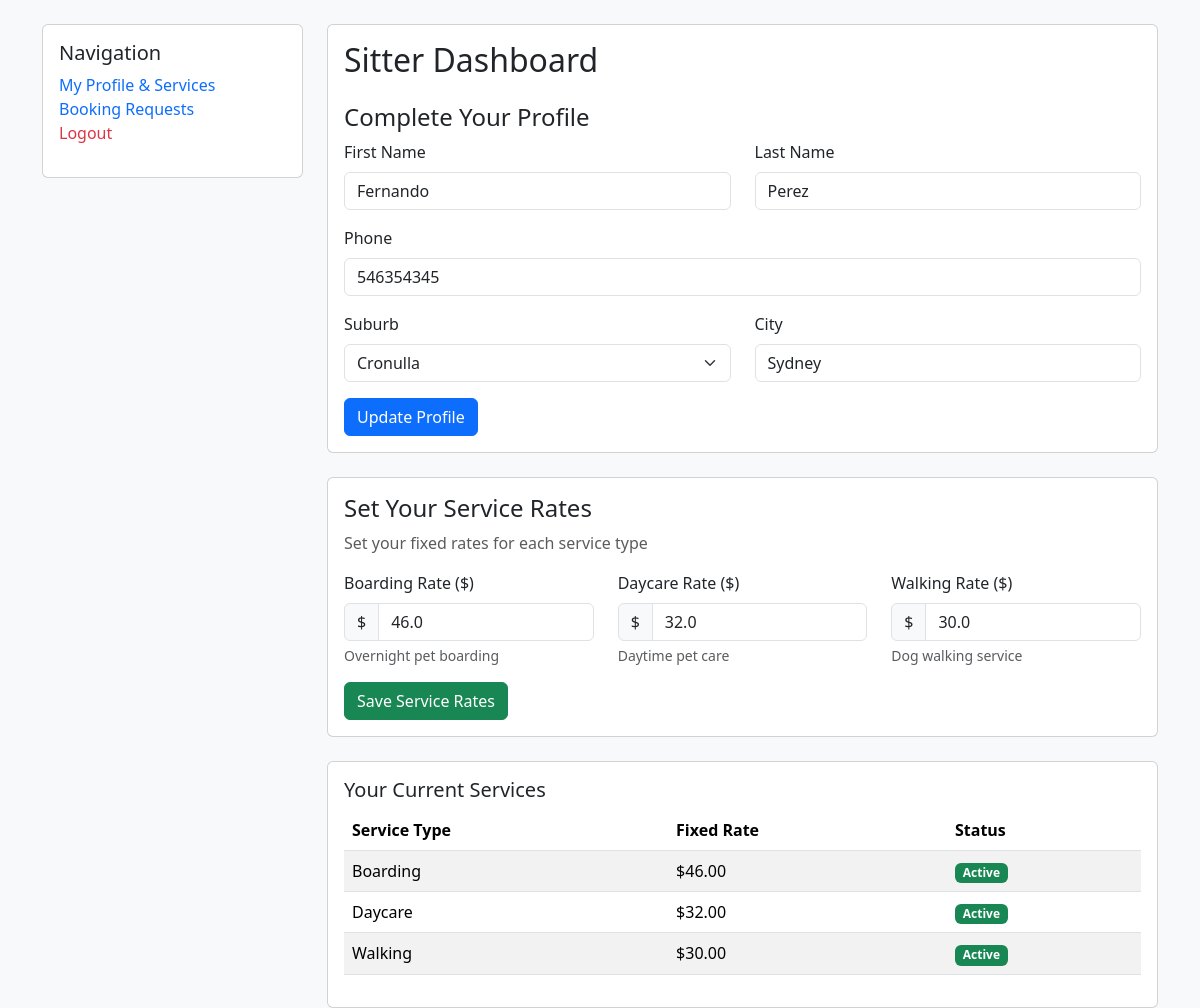
The page /sitter-dashboard (signed in) on the database its author committed.
### database.py (models this page shows, shortened)
class User(db.Model):
    id = db.Column(db.Integer, primary_key=True)
    email = db.Column(db.String(255), unique=True, nullable=False)
    password = db.Column(db.String(255), nullable=False)
    role = db.Column(db.Enum(Role), nullable=False, default=Role.customer)
    created_at = db.Column(db.DateTime, default=datetime.utcnow)
    first_name = db.Column(db.String(100))
    last_name = db.Column(db.String(100))
    phone = db.Column(db.String(20))
    city = db.Column(db.String(100))
    suburb = db.Column(db.String(100))
    created_at = db.Column(db.DateTime, default=datetime.utcnow)
    sitter_services = db.relationship('SitterService', backref='sitter', lazy=True)
    owner_bookings = db.relationship('Booking', foreign_keys='Booking.owner_id', backref='owner', lazy=True)
    sitter_bookings = db.relationship('Booking', foreign_keys='Booking.sitter_id', backref='sitter', lazy=True)

class SitterService(db.Model):
    id = db.Column(db.Integer, primary_key=True)
    sitter_id = db.Column(db.Integer, db.ForeignKey('user.id'), nullable=False)
    service_type = db.Column(db.Enum(ServiceType), nullable=False)
    fixed_rate = db.Column(db.Float, nullable=False)  # Fixed price for this service
    description = db.Column(db.Text)
    is_active = db.Column(db.Boolean, default=True)
    created_at = db.Column(db.DateTime, default=datetime.utcnow)
    updated_at = db.Column(db.DateTime, default=datetime.utcnow, onupdate=datetime.utcnow)
    bookings = db.relationship('Booking', backref='service', lazy=True)

### main.py (the view, shortened to what this page needs)
@app.route("/sitter-dashboard", methods=["GET", "POST"])
def sitter_dashboard():
    user = User.query.filter_by(email=session.get('user_email')).first()
    services = SitterService.query.filter_by(sitter_id=user.id).all()
    return render_template("sitter_dashboard.html", user=user, services=services, suburbs=SYDNEY_SUBURBS)

### templates/sitter_dashboard.html (shortened to what this page needs)
<!DOCTYPE html>
<html lang="en">
<head>
    <link href="https://cdn.jsdelivr.net/npm/bootstrap@5.3.2/dist/css/bootstrap.min.css" rel="stylesheet">
</head>
<body class="bg-light">
    <div class="container mt-4">
        <div class="row">
            <div class="col-md-3">
                <div class="card">
                    <div class="card-body">
                        <h5 class="card-title">Navigation</h5>
                        <ul class="list-unstyled">
                            <li><a href="{{ url_for('sitter_dashboard') }}" class="text-decoration-none">My Profile & Services</a></li>
                            <li><a href="{{ url_for('sitter_inbox') }}" class="text-decoration-none">Booking Requests</a></li>
                            <li><a href="{{ url_for('login') }}" class="text-decoration-none text-danger">Logout</a></li>
                        </ul>
                    </div>
                </div>
            </div>
            <div class="col-md-9">
                <div class="card mb-4">
                    <div class="card-body">
                        <h2 class="card-title">Sitter Dashboard</h2>
                        <h4 class="mt-4">Complete Your Profile</h4>
                        <form method="POST">
                            <div class="row">
                                <div class="col-md-6 mb-3">
                                    <label for="first_name" class="form-label">First Name</label>
                                    <input type="text" name="first_name" id="first_name" class="form-control"
                                           value="{{ user.first_name or '' }}" required>
                                </div>
                                <div class="col-md-6 mb-3">
                                    <label for="last_name" class="form-label">Last Name</label>
                                    <input type="text" name="last_name" id="last_name" class="form-control"
                                           value="{{ user.last_name or '' }}" required>
                                </div>
                            </div>
                            <div class="mb-3">
                                <label for="phone" class="form-label">Phone</label>
                                <input type="tel" name="phone" id="phone" class="form-control"
                                       value="{{ user.phone or '' }}" required>
                            </div>
                            <div class="row">
                                <div class="col-md-6 mb-3">
                                <label for="suburb" class="form-label">Suburb</label>
                                    <select name="suburb" id="suburb" class="form-select" required>
                                        {% for suburb in suburbs %}
                                            <option value="{{ suburb }}" {% if user.suburb == suburb %}selected{% endif %}>{{ suburb }}</option>
                                        {% endfor %}
                                    </select>
                            </div>
                                <div class="col-md-6 mb-3">
                                    <label for="city" class="form-label">City</label>
                                    <input type="text" name="city" id="city" class="form-control"
                                           value="{{ user.city or 'Sydney' }}" required>
                                </div>
                            </div>
                            <button type="submit" class="btn btn-primary">Update Profile</button>
                        </form>
                    </div>
                </div>
                <div class="card">
                    <div class="card-body">
                        <h4 class="card-title">Set Your Service Rates</h4>
                        <p class="text-muted">Set your fixed rates for each service type</p>
                        <form method="POST">
                            <div class="row">
                                <div class="col-md-4 mb-3">
                                    <label for="boarding_rate" class="form-label">Boarding Rate ($)</label>
                                    <div class="input-group">
                                        <span class="input-group-text">$</span>
                                        <input type="number" name="boarding_rate" id="boarding_rate"
                                               class="form-control" min="0" step="0.01"
                                               value="{{ services[0].fixed_rate if services and services[0].service_type.value == 'boarding' else '' }}"
                                               placeholder="50.00" required>
                                    </div>
                                    <div class="form-text">Overnight pet boarding</div>
                                </div>
                                <div class="col-md-4 mb-3">
                                    <label for="daycare_rate" class="form-label">Daycare Rate ($)</label>
                                    <div class="input-group">
                                        <span class="input-group-text">$</span>
                                        <input type="number" name="daycare_rate" id="daycare_rate"
                                               class="form-control" min="0" step="0.01"
                                               value="{{ services[1].fixed_rate if services and services[1].service_type.value == 'daycare' else '' }}"
                                               placeholder="35.00" required>
                                    </div>
                                    <div class="form-text">Daytime pet care</div>
                                </div>
                                <div class="col-md-4 mb-3">
                                    <label for="walking_rate" class="form-label">Walking Rate ($)</label>
                                    <div class="input-group">
                                        <span class="input-group-text">$</span>
                                        <input type="number" name="walking_rate" id="walking_rate"
                                               class="form-control" min="0" step="0.01"
                                               value="{{ services[2].fixed_rate if services and services[2].service_type.value == 'walking' else '' }}"
                                               placeholder="25.00" required>
                                    </div>
                                    <div class="form-text">Dog walking service</div>
                                </div>
                            </div>
                            <button type="submit" class="btn btn-success">Save Service Rates</button>
                        </form>
                    </div>
                </div>
                {% if services %}
                <div class="card mt-4">
                    <div class="card-body">
                        <h5 class="card-title">Your Current Services</h5>
                        <div class="table-responsive">
                            <table class="table table-striped">
                                <thead>
                                    <tr>
                                        <th>Service Type</th>
                                        <th>Fixed Rate</th>
                                        <th>Status</th>
                                    </tr>
                                </thead>
                                <tbody>
                                    {% for service in services %}
                                    <tr>
                                        <td>{{ service.service_type.value.title() }}</td>
                                        <td>${{ "%.2f"|format(service.fixed_rate) }}</td>
                                        <td>
                                            <span class="badge bg-{{ 'success' if service.is_active else 'secondary' }}">
                                                {{ 'Active' if service.is_active else 'Inactive' }}
                                            </span>
                                        </td>
                                    </tr>
                                    {% endfor %}
                                </tbody>
                            </table>
                        </div>
                    </div>
                </div>
                {% endif %}
            </div>
        </div>
    </div>
</body>
</html>

### rows shown on the page
User: first_name "Fernando", last_name "Perez", phone "546354345", suburb "Cronulla", city "Sydney"
SitterService: boarding_rate "46.0", service_type.value "Boarding", fixed_rate "46.00", is_active "Active"
SitterService: daycare_rate "32.0", service_type.value "Daycare", fixed_rate "32.00", is_active "Active"
SitterService: walking_rate "30.0", service_type.value "Walking", fixed_rate "30.00", is_active "Active"
